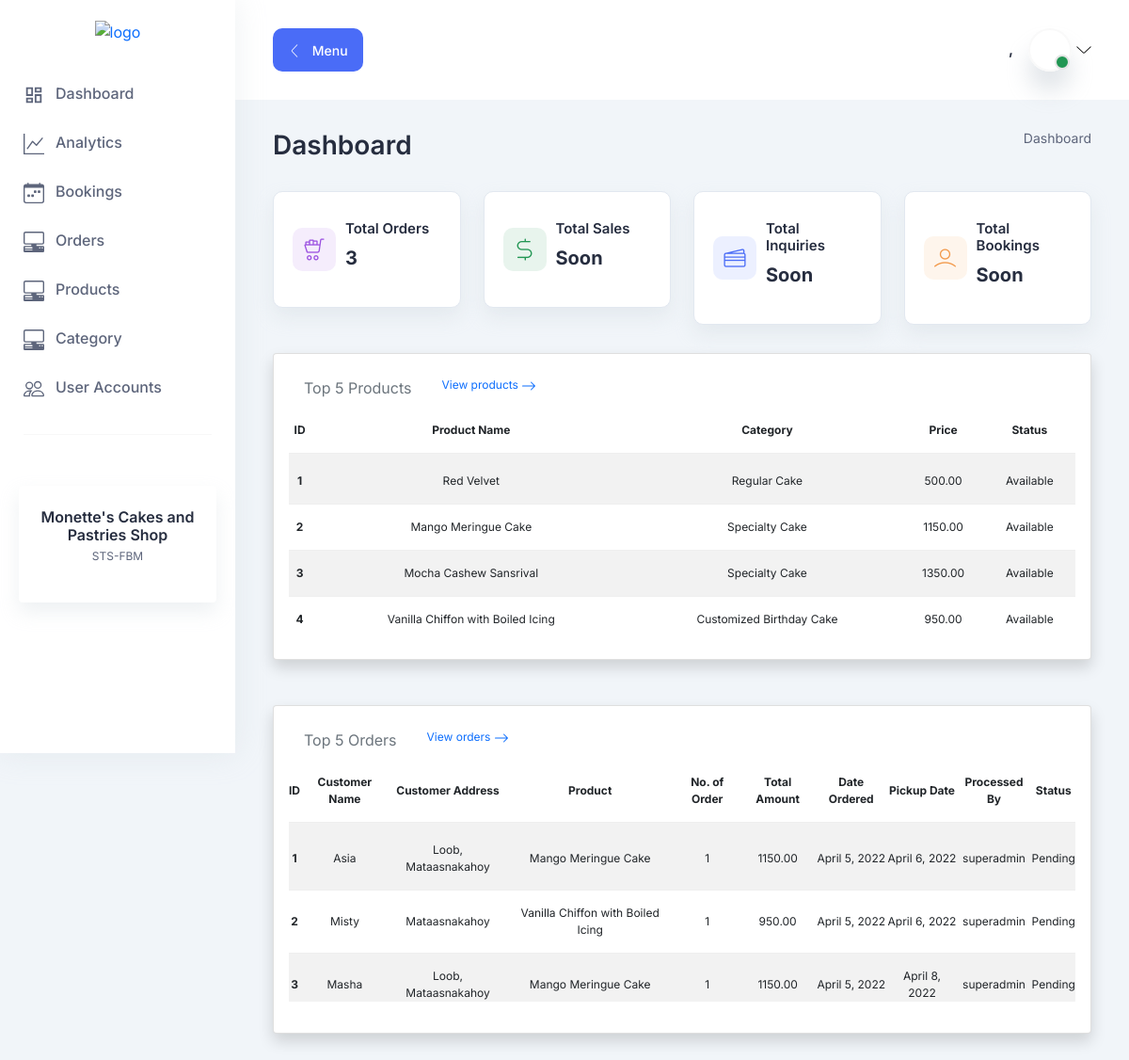
Screenshot of / (signed in) with the database file from the repository.
### products/models.py (models this page shows)
class Products(models.Model):
    status = (
        ("Available", "Available"),
        ("Not Available", "Not Available")
    )
    product_name = models.CharField(max_length=255)
    category = models.ForeignKey(Category, on_delete=models.CASCADE)
    price = models.DecimalField(max_digits=10, decimal_places=2)
    size = models.CharField(max_length=255, default=0)
    status = models.CharField(max_length=255, choices=status)
    class Meta:
        verbose_name = "Products"
    def __str__(self):
        return self.product_name

class Category(models.Model):
    category = models.CharField(max_length=255)
    class Meta:
        verbose_name = "Category"
    def __str__(self):
        return self.category

### orders/models.py (models this page shows, shortened)
class Orders(models.Model):
    status = (
        ("Pending" , "Pending"),
        ("Done" , "Done")
    )
    customer_name = models.CharField(max_length=255)
    customer_address = models.CharField(max_length=255)
    products = models.ForeignKey(Products, on_delete=models.CASCADE)
    no_of_order = models.IntegerField()
    total_amount = models.DecimalField(max_digits=10, decimal_places=2)
    date_ordered = models.DateField(auto_now_add=True)
    pickup_date = models.DateField(auto_now_add=False)
    processed_by = models.CharField(max_length=255)
    notes = models.TextField()
    status = models.CharField(max_length=255, choices=status)
    class Meta:
        verbose_name = "Orders"

### dashboard/views.py (the view)
# urls.py: path("", homepage, name="homepage"),
@login_required
def homepage(request):
    template_name = "dashboard/homepage.html"
    orders = Orders.objects.all()[:5]
    products = Products.objects.all()[:5]
    total_orders = Orders.objects.all().count()
    context = {
        "orders" : orders,
        "products" : products,
        "total_orders" : total_orders
    }
    return render(request, template_name, context)

### dashboard/templates/dashboard/homepage.html
{% extends 'base.html' %} {% block body %}
<section class="section">
  <div class="container-fluid">
    <div class="title-wrapper pt-30">
      <div class="row align-items-center">
        <div class="col-md-6">
          <div class="title mb-30">
            <h2>Dashboard</h2>
          </div>
        </div>
        <div class="col-md-6">
          <div class="breadcrumb-wrapper mb-30">
            <nav aria-label="breadcrumb">
              <ol class="breadcrumb">
                <li class="breadcrumb-item">
                  <a href="/">Dashboard</a>
                </li>
              </ol>
            </nav>
          </div>
        </div>
      </div>
    </div>
    <div class="row">
      <div class="col-xl-3 col-lg-4 col-sm-6">
        <div class="icon-card mb-30">
          <div class="icon purple">
            <i class="lni lni-cart-full"></i>
          </div>
          <div class="content">
            <h6 class="mb-10">Total Orders</h6>
            <h3 class="text-bold mb-10">{{total_orders}}</h3>
          </div>
        </div>
      </div>
      <div class="col-xl-3 col-lg-4 col-sm-6">
        <div class="icon-card mb-30">
          <div class="icon success">
            <i class="lni lni-dollar"></i>
          </div>
          <div class="content">
            <h6 class="mb-10">Total Sales</h6>
            <h3 class="text-bold mb-10">Soon</h3>
          </div>
        </div>
      </div>
      <div class="col-xl-3 col-lg-4 col-sm-6">
        <div class="icon-card mb-30">
          <div class="icon primary">
            <i class="lni lni-credit-cards"></i>
          </div>
          <div class="content">
            <h6 class="mb-10">Total Inquiries</h6>
            <h3 class="text-bold mb-10">Soon</h3>
          </div>
        </div>
      </div>
      <div class="col-xl-3 col-lg-4 col-sm-6">
        <div class="icon-card mb-30">
          <div class="icon orange">
            <i class="lni lni-user"></i>
          </div>
          <div class="content">
            <h6 class="mb-10">Total Bookings</h6>
            <h3 class="text-bold mb-10">Soon</h3>
          </div>
        </div>
      </div>
    </div>
    <div class="dashboard-products">
      {% include "dashboard/products.html" %}
    </div>
    <div class="dashboard-orders mt-5">
      {% include "dashboard/orders.html" %}
    </div>
  </div>
</section>
{% endblock %}

### dashboard/templates/dashboard/products.html
<div class="card shadow rounded" style="font-size: 12px;">
  <div class="card-body">
    <table class="table table-striped">
      <ul class="nav">
        <li class="nav-item">
          <p class="nav-link active text-muted">Top 5 Products</p>
        </li>
        <li class="nav-item">
          <a class="nav-link text-decoration-none" href="{% url "products-list" %}">
            View products
            <svg xmlns="http://www.w3.org/2000/svg" width="16" height="16" fill="currentColor" class="bi bi-arrow-right" viewBox="0 0 16 16">
              <path fill-rule="evenodd" d="M1 8a.5.5 0 0 1 .5-.5h11.793l-3.147-3.146a.5.5 0 0 1 .708-.708l4 4a.5.5 0 0 1 0 .708l-4 4a.5.5 0 0 1-.708-.708L13.293 8.5H1.5A.5.5 0 0 1 1 8z"/>
            </svg>
          </a>
        </li>
      </ul>
      <thead>
        <tr class="text-center">
          <th scope="col">ID</th>
          <th scope="col">Product Name</th>
          <th scope="col">Category</th>
          <th scope="col">Price</th>
          <th scope="col">Status</th>
        </tr>
      </thead>
      <tbody>
        {% for list in products %}
          <tr class="text-center">
            <th scope="row">{{forloop.counter}}</th>
            <td>{{list.product_name}}</td>
            <td>{{list.category}}</td>
            <td>{{list.price}}</td>
            <td>{{list.status}}</td>
          </tr>
        {% endfor %}
        </tbody>
  </table>
</div>

### dashboard/templates/dashboard/orders.html
<div class="card shadow rounded" style="font-size:  12px;">
    <div class="card-body">
        <table class="table table-striped">
            <ul class="nav">
                <li class="nav-item">
                  <p class="nav-link active text-muted">Top 5 Orders</p>
                </li>
                <li class="nav-item">
                    <a class="nav-link text-decoration-none" href="{% url "orders-list" %}">
                        View orders
                        <svg xmlns="http://www.w3.org/2000/svg" width="16" height="16" fill="currentColor" class="bi bi-arrow-right" viewBox="0 0 16 16">
                          <path fill-rule="evenodd" d="M1 8a.5.5 0 0 1 .5-.5h11.793l-3.147-3.146a.5.5 0 0 1 .708-.708l4 4a.5.5 0 0 1 0 .708l-4 4a.5.5 0 0 1-.708-.708L13.293 8.5H1.5A.5.5 0 0 1 1 8z"/>
                        </svg>
                      </a>
                </li>
              </ul>
            <thead>
                <tr class="text-center">
                    <th  scope="col">ID </th>
                    <th scope="col">Customer Name</th>
                    <th scope="col">Customer Address</th>
                    <th scope="col">Product</th>
                    <th scope="col">No. of Order</th>
                    <th scope="col">Total Amount</th>
                    <th scope="col">Date Ordered</th>
                    <th scope="col">Pickup Date</th>
                    <th scope="col">Processed By</th>
                    <th scope="col">Status</th>
                </tr>
            </thead>
            <tbody>
                {% for list in orders %}
                <tr class="text-center">
                    <th scope="row">{{forloop.counter}}</th>
                    <td>{{list.customer_name}}</td>
                    <td>{{list.customer_address}}</td>
                    <td>{{list.products}}</td>
                    <td>{{list.no_of_order}}</td>
                    <td>{{list.total_amount}}</td>
                    <td>{{list.date_ordered}}</td>
                    <td>{{list.pickup_date}}</td>
                    <td>{{list.processed_by}}</td>
                    <td>{{list.status}}</td>
                </tr>
                {% endfor %}
            </tbody>
      </table>
    </div>
</div>

### rows the page displays
Products: product_name "Red Velvet", category "Regular Cake", price "500.00", status "Available"
Products: product_name "Mango Meringue Cake", category "Specialty Cake", price "1150.00", status "Available"
Products: product_name "Mocha Cashew Sansrival", category "Specialty Cake", price "1350.00", status "Available"
Products: product_name "Vanilla Chiffon with Boiled Icing", category "Customized Birthday Cake", price "950.00", status "Available"
Orders: customer_name "Asia", customer_address "Loob, Mataasnakahoy", products "Mango Meringue Cake", no_of_order "1", total_amount "1150.00", date_ordered "April 5, 2022", pickup_date "April 6, 2022", processed_by "superadmin", status "Pending"
Orders: customer_name "Misty", customer_address "Mataasnakahoy", products "Vanilla Chiffon with Boiled Icing", no_of_order "1", total_amount "950.00", date_ordered "April 5, 2022", pickup_date "April 6, 2022", processed_by "superadmin", status "Pending"
Orders: customer_name "Masha", customer_address "Loob, Mataasnakahoy", products "Mango Meringue Cake", no_of_order "1", total_amount "1150.00", date_ordered "April 5, 2022", pickup_date "April 8, 2022", processed_by "superadmin", status "Pending"

### other values shown
{{ total_orders }} "3"
